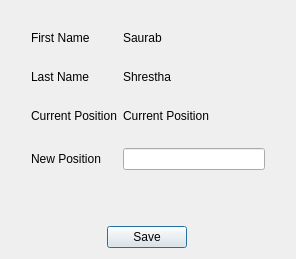
<?xml version="1.0" encoding="UTF-8"?>
<ui version="4.0">
 <class>Dialog</class>
 <widget class="QDialog" name="Dialog">
  <property name="geometry">
   <rect>
    <x>0</x>
    <y>0</y>
    <width>296</width>
    <height>259</height>
   </rect>
  </property>
  <property name="windowTitle">
   <string>Dialog</string>
  </property>
  <layout class="QGridLayout" name="gridLayout">
   <item row="0" column="0" colspan="3">
    <layout class="QFormLayout" name="formLayout">
     <property name="verticalSpacing">
      <number>25</number>
     </property>
     <property name="leftMargin">
      <number>20</number>
     </property>
     <property name="topMargin">
      <number>20</number>
     </property>
     <property name="rightMargin">
      <number>20</number>
     </property>
     <property name="bottomMargin">
      <number>20</number>
     </property>
     <item row="0" column="0">
      <widget class="QLabel" name="firstNameLabel">
       <property name="text">
        <string>First Name</string>
       </property>
      </widget>
     </item>
     <item row="0" column="1">
      <widget class="QLabel" name="firstNameValueLabel">
       <property name="text">
        <string>Saurab</string>
       </property>
      </widget>
     </item>
     <item row="1" column="0">
      <widget class="QLabel" name="lastNameLabel">
       <property name="text">
        <string>Last Name</string>
       </property>
      </widget>
     </item>
     <item row="1" column="1">
      <widget class="QLabel" name="lastNameValueLabel">
       <property name="text">
        <string>Shrestha</string>
       </property>
      </widget>
     </item>
     <item row="2" column="0">
      <widget class="QLabel" name="currentPositionLabel">
       <property name="text">
        <string>Current Position</string>
       </property>
      </widget>
     </item>
     <item row="2" column="1">
      <widget class="QLabel" name="currentPositionValueLabel">
       <property name="text">
        <string>Current Position</string>
       </property>
      </widget>
     </item>
     <item row="3" column="0">
      <widget class="QLabel" name="newPositionLabel">
       <property name="text">
        <string>New Position</string>
       </property>
      </widget>
     </item>
     <item row="3" column="1">
      <widget class="QLineEdit" name="newPositionLineEdit">
       <property name="placeholderText">
        <string/>
       </property>
      </widget>
     </item>
    </layout>
   </item>
   <item row="1" column="0">
    <spacer name="horizontalSpacer">
     <property name="orientation">
      <enum>Qt::Horizontal</enum>
     </property>
     <property name="sizeHint" stdset="0">
      <size>
       <width>92</width>
       <height>20</height>
      </size>
     </property>
    </spacer>
   </item>
   <item row="1" column="1">
    <widget class="QPushButton" name="saveButton">
     <property name="text">
      <string>Save</string>
     </property>
    </widget>
   </item>
   <item row="1" column="2">
    <spacer name="horizontalSpacer_2">
     <property name="orientation">
      <enum>Qt::Horizontal</enum>
     </property>
     <property name="sizeHint" stdset="0">
      <size>
       <width>93</width>
       <height>20</height>
      </size>
     </property>
    </spacer>
   </item>
  </layout>
 </widget>
 <resources/>
 <connections/>
</ui>
